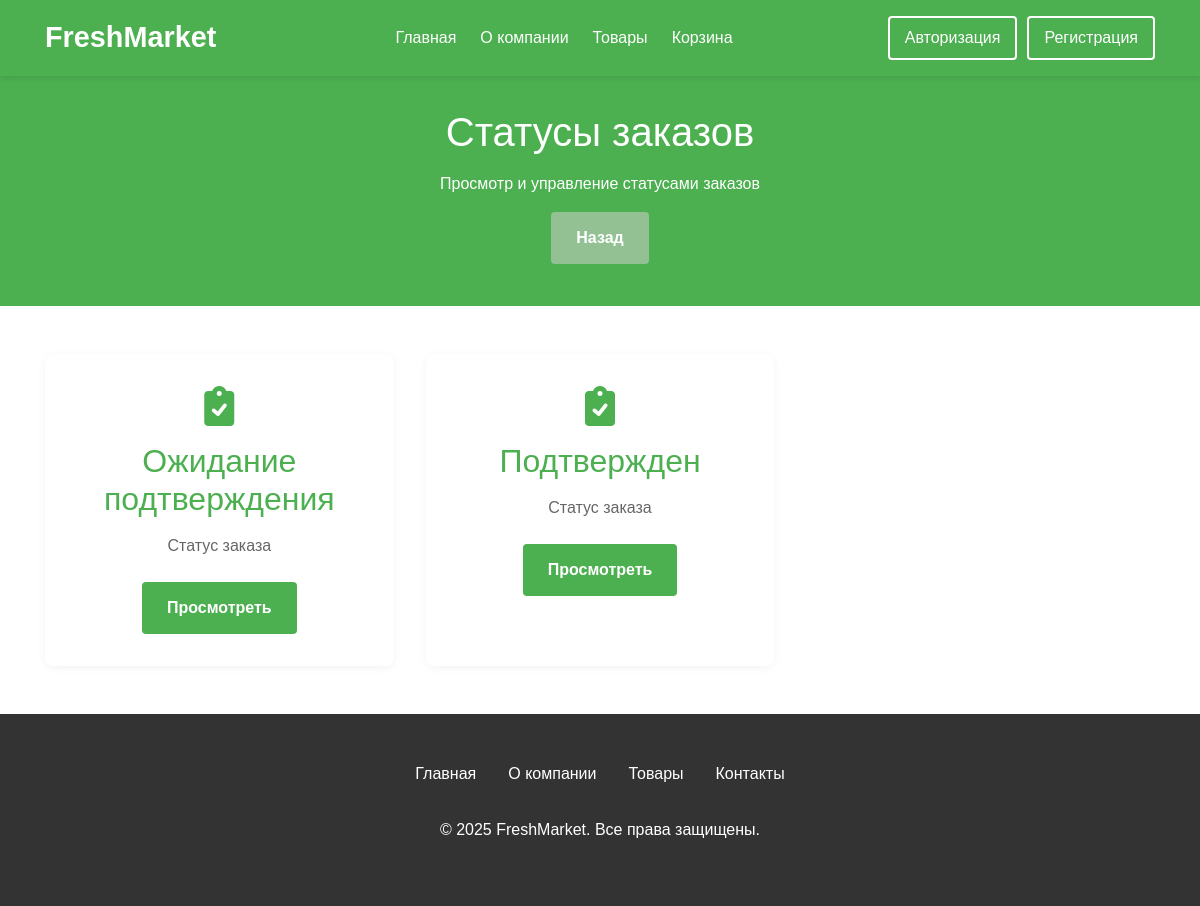
The app's page /admin-panel/status, older data.
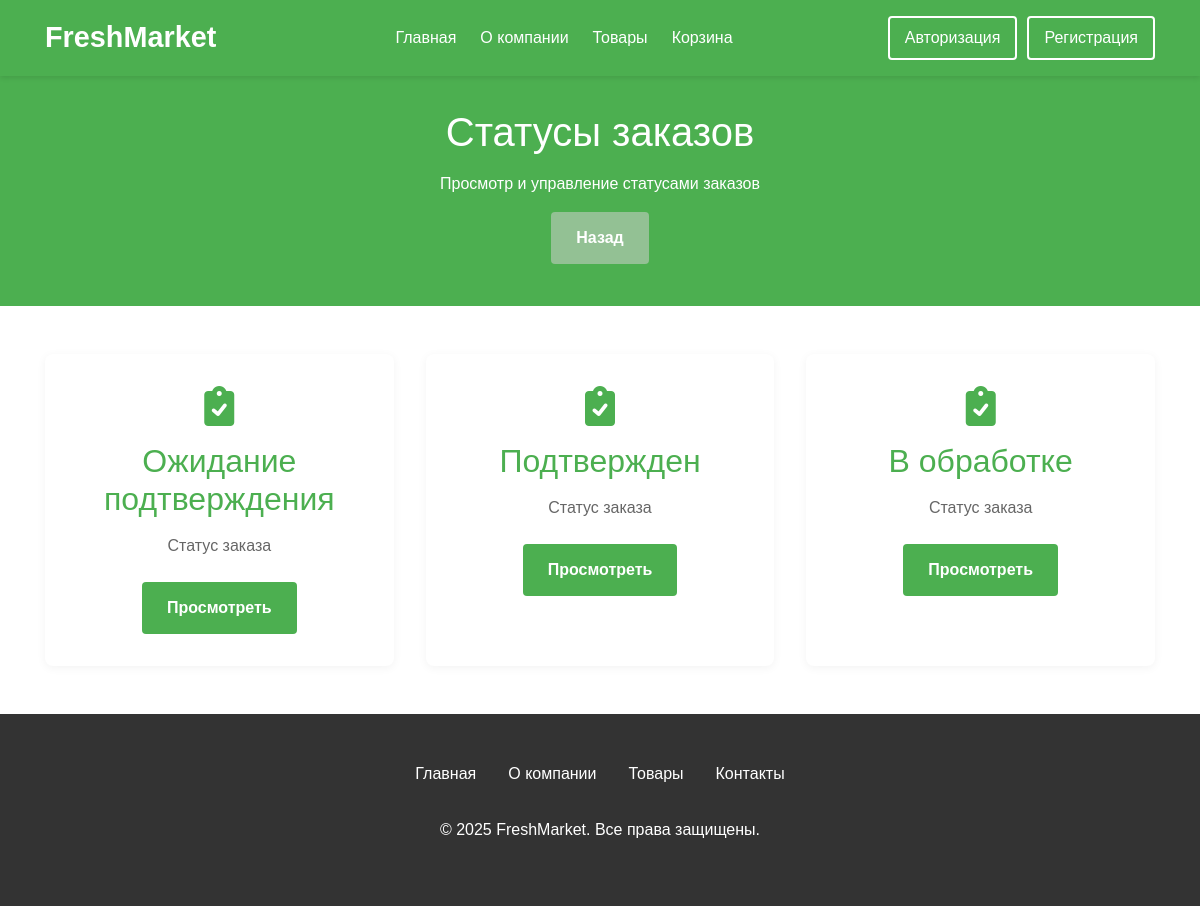
The same page, newer data.
### products/models.py (models this page shows, shortened)
class Status(models.Model):
    name = models.CharField(max_length=50, unique=True, verbose_name="Название статуса")
    def get_absolute_url(self):
        return reverse('status_detail', kwargs={"pk": self.pk})
    class Meta:
        verbose_name = "Статус"
        verbose_name_plural = "Статусы"

### products/views.py (the view)
# urls.py: path('admin-panel/status', views.StatusListView.as_view(), name="status_list"),
class StatusListView(ListView):
    model = models.Status
    template_name = 'products/admin/status/list.html'
    context_object_name = 'statuses'

### products/templates/products/admin/status/list.html (shortened to what this page needs)
{% extends 'products/base.html' %}
{% load static %}
{% block content %}
<section class="page-header">
    <div class="container">
        <h1>Статусы заказов</h1>
        <p>Просмотр и управление статусами заказов</p>
    </div>
    <a href="{% url 'admin_panel' %}" class="btn back-btn">Назад</a>
</section>
<div class="container">
    <div class="dashboard">
        {% for status in statuses %}
        <div class="dashboard-card">
            <i class="fas fa-clipboard-check"></i>
            <h2 class="hidden-text">{{ status.name }}</h2>
            <p>Статус заказа</p>
            <a href="{{ status.get_absolute_url }}" class="btn">Просмотреть</a>
        </div>
        {% empty %}
        <p>Статусы заказов отсутствуют.</p>
        {% endfor %}
    </div>
</div>
{% endblock content%}

### products/templates/products/base.html (shortened to what this page needs)
<!DOCTYPE html>
{% load static %}
<html lang="ru">
<head>
    <link rel="stylesheet" href="{% static 'products/css/base.css' %}">
    <link rel="stylesheet" href="{% static 'products/css/footer.css' %}">
    <link rel="stylesheet" href="{% static 'products/css/header.css' %}">
    <link rel="stylesheet" href="https://maxcdn.bootstrapcdn.com/bootstrap/4.0.0/css/bootstrap.min.css">
    <link rel="stylesheet" href="https://cdnjs.cloudflare.com/ajax/libs/font-awesome/6.0.0-beta3/css/all.min.css">
</head>
<body>
{% include 'products/header.html' %}
<main>
{% block content %}
{% endblock content%}
</main>
{% include 'products/footer.html' %}
</body>
</html>

### products/templates/products/header.html (shortened to what this page needs)
<header>
    <div class="container">
        <div class="header-top">
            <a href="#" class="logo">FreshMarket</a>
            <nav>
                <ul>
                    <li><a href="{% url 'home' %}">Главная</a></li>
                    <li>
                        <a href="{% url 'about' %}">О компании</a>
                    </li>
                    <li>
                        <a href="{% url 'goods' %}">Товары</a>
                    </li>
                    <li><a href="{% url 'cart' %}">Корзина</a></li>
                </ul>
            </nav>
            <div class="auth-buttons">
                {% if user.is_authenticated %}
                    <a href="{% url 'logout' %}" class="auth-btn">Выход</a>
                {% else %}
                    <a href="{% url 'login' %}" class="auth-btn">Авторизация</a>
                    <a href="{% url 'register' %}" class="auth-btn">Регистрация</a>
                {% endif %}
            </div>
        </div>
    </div>
</header>

### products/templates/products/footer.html
<footer>
    <div class="container">
        <div class="footer-links">
            <a href="{% url 'home' %}">Главная</a>
            <a href="{% url 'about' %}">О компании</a>
            <a href="{% url 'goods' %}">Товары</a>
            <a href="{% url 'contact' %}">Контакты</a>
        </div>
        <p>© 2025 FreshMarket. Все права защищены.</p>
    </div>
</footer>

### products/static/products/css/base.css (style rules this page uses)
* { margin: 0; padding: 0; box-sizing: border-box; font-family: 'Arial', sans-serif; }
body { background-color: #f9f9f9; color: #333; display: flex; flex-direction: column; min-height: 100vh; }
main { flex:1 }
.hidden-text { display: -webkit-box; -webkit-line-clamp: 2; -webkit-box-orient: vertical; overflow: hidden; text-overflow: ellipsis; }

### products/static/products/css/footer.css (style rules this page uses)
footer { background-color: #333; color: white; padding: 3rem 0; text-align: center; }
.footer-links { display: flex; justify-content: center; margin-bottom: 2rem; }
.footer-links a { color: white; margin: 0 1rem; text-decoration: none; }

### products/static/products/css/header.css (style rules this page uses)
header { background-color: #4CAF50; padding: 1rem 0; box-shadow: 0 2px 5px rgba(0,0,0,0.1); position: sticky; top: 0; z-index: 100; }
.container { width: 90%; max-width: 1200px; margin: 0 auto; }
.header-top { display: flex; justify-content: space-between; align-items: center; }
.logo { font-size: 1.8rem; font-weight: bold; color: white; text-decoration: none; }
nav ul { display: flex; list-style: none; margin: 0; }
nav ul li { position: relative; margin-left: 1.5rem; }
nav ul li a { color: white; text-decoration: none; font-weight: 500; padding: 0.5rem 0; transition: all 0.3s ease; }

### products/templates/products/admin/status/list.html (style rules this page uses)
.page-header { background-color: #4CAF50; color: white; padding: 2rem 0; text-align: center; margin-bottom: 3rem; }
.page-header h1 { font-size: 2.5rem; margin-bottom: 1rem; }
.dashboard { display: grid; grid-template-columns: repeat(auto-fill, minmax(300px, 1fr)); gap: 2rem; margin-bottom: 3rem; }
.dashboard-card { background-color: white; border-radius: 8px; box-shadow: 0 2px 10px rgba(0,0,0,0.05); padding: 2rem; text-align: center; transition: transform 0.3s ease; }
.dashboard-card i { font-size: 2.5rem; color: #4CAF50; margin-bottom: 1rem; }
.dashboard-card h2 { margin-bottom: 1rem; color: #4CAF50; }
.dashboard-card p { color: #666; margin-bottom: 1.5rem; }
.btn { display: inline-block; background-color: #4CAF50; color: white; padding: 0.8rem 1.5rem; border-radius: 4px; text-decoration: none; font-weight: bold; transition: all 0.3s ease; }
.back-btn { background-color: #93c194; display: block; width: fit-content; margin: 10px auto; }

### products/templates/products/header.html (style rules this page uses)
.auth-buttons { display: flex; gap: 10px; align-items: center; }
.auth-btn { padding: 8px 15px; color: white; text-decoration: none; border-radius: 4px; transition: all 0.3s; font-weight: 500; border: 2px solid white; }

Row changes from the older to the newer data that the page shows:
added Status: name "В обработке"
